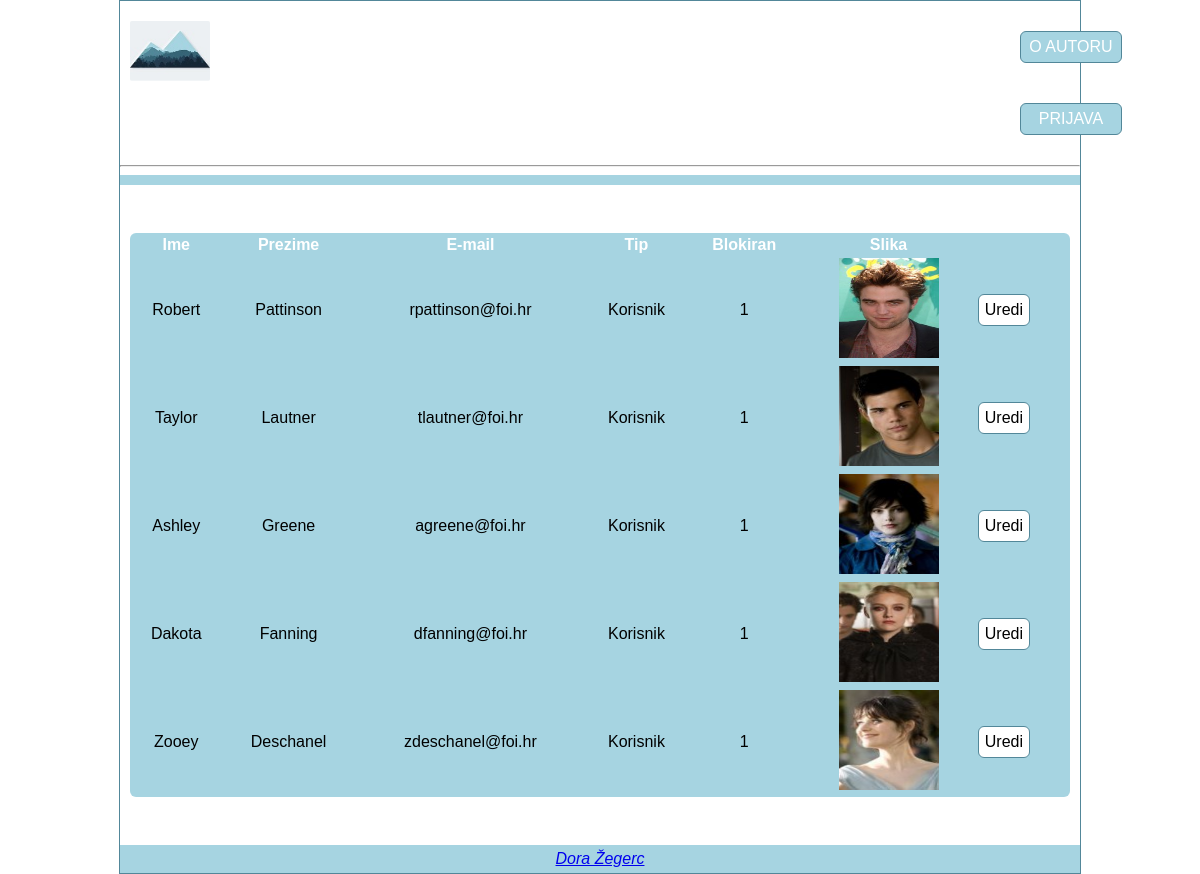
/blokirani_korisnici.php, run on the app's committed database.
### tables this page shows
CREATE TABLE IF NOT EXISTS `korisnik` (
  `korisnik_id` INT NOT NULL AUTO_INCREMENT,
  `tip_korisnika_id` INT NOT NULL,
  `korisnicko_ime` VARCHAR(50) NOT NULL,
  `lozinka` VARCHAR(50) NOT NULL,
  `ime` VARCHAR(50) NOT NULL,
  `prezime` VARCHAR(50) NOT NULL,
  `email` VARCHAR(100) NOT NULL,
  `blokiran` INT(1) NOT NULL,
  `slika` TEXT NULL,
  PRIMARY KEY (`korisnik_id`),
  INDEX `fk_korisnik_tip_korisnika_idx` (`tip_korisnika_id` ASC),
  CONSTRAINT `fk_korisnik_tip_korisnika`
    FOREIGN KEY (`tip_korisnika_id`)
    REFERENCES `tip_korisnika` (`tip_korisnika_id`)
    ON DELETE CASCADE
    ON UPDATE CASCADE);

### bp.php (called while the page is built, shortened)
<?php
	function izvrsiUpit($veza,$upit){
		$rezultat = mysqli_query($veza,$upit);
			return $rezultat;
	}
?>

### blokirani_korisnici.php (the view, shortened to what this page needs)
<?php
	include_once("zaglavlje.php");
	$veza = spajanjeNaBazu();
		$upit ="SELECT * FROM korisnik WHERE blokiran=1";
		$upit = $upit." ORDER BY prezime DESC ";
		$rezultat = izvrsiUpit($veza, $upit);
?>
<form method="GET" action="blokirani_korisnici.php">
<table class="galerija_slika">
    <thead>
        <tr>
            <th>Ime</th>
            <th>Prezime</th>
            <th>E-mail</th>
            <th>Tip</th>
            <th>Blokiran</th>
            <th>Slika</th>
            <th></th>
        </tr>
    </thead>
	<tbody>
        <?php while(list($korisnikId, $tipId, $korisnickoIme, $lozinka, $ime, $prezime, $email, $blokiran, $slika)=mysqli_fetch_array($rezultat)){
            echo "<tr>
                <td>$ime</td>
                <td>$prezime</td>
                <td>$email</td>
                <td>";
                    switch($tipId){
                        case "2":
                            echo "Korisnik";
                            break;
                    }
                echo "</td>
                <td>$blokiran</td>
                <td><img src='{$slika}' width='100' height='100'></td>
                <td><div class=\"uredi\"><a href=\"dodaj_uredi_korisnika.php?korisnik=$korisnikId\">Uredi</a></div></td>
            </tr>";
        }?>
    </tbody>
</table>
</form>
<?php
	include("podnozje.php");
?>

### zaglavlje.php (shortened to what this page needs)
<?php
	include_once("bp.php");
?>
<!DOCTYPE html>
<html lang="hr">
    <head>
        <link rel="stylesheet" type="text/css" href="style.css">
    </head>
	<body>
		<header >
			<a href="index.php"><img src="./images/logo.jpg" class="logo"></a>
			<div class="wraper">
				<a class="button" href="o_autoru.html">O AUTORU</a>
				<?php
					if(isset($_SESSION["aktivni_korisnik_id"])){ ?>
					<a class="button" href="prijava.php?odjava=1">ODJAVA</a>
					<?php } else { ?>
					<a class="button"  href="prijava.php">PRIJAVA</a>
						<br>
					<?php } ?>
			</div>
		</header>
	</body>
	<hr>
	<?php
		include("izbornik.php");
	?>
</html>

### izbornik.php (shortened to what this page needs)
<nav class="izbornik">
</nav>

### podnozje.php
<footer>
	<address>
		<a href="mailto:dzegerc@foi.hr">Dora Žegerc</a>
	</address>
</footer>

### style.css (style rules this page uses)
body { font-family:Arial,Helvetica,sans-serif; background-color:white; border:1pt solid #528799; height:100%; width:80%; margin:auto; text-align:left; }
hr { background: #528799; }
footer { background-color:#a6d4e1; padding:5px; text-align:center; }
.logo { width: 80px; height: 60px; float: left; margin: 10px 10px; border-radius:2px; }
.button { display: inline-block; margin: 20px -440px 20px 450px; text-align:center; text-decoration: none; width: 100px; line-height: 30px; border: 1px solid #528799; border-radius: 6px; background: #a6d4e1; color: white; cursor: pointer; }
.wraper { margin: 10px 400px 10px 450px; }
.izbornik { background-color:#a6d4e1; padding:5px; text-align:center; }
.galerija_slika { width: 98%; height: 100%; margin: 5% auto; border: 0px solid #0066ff; background-color: #a6d4e1; border-radius: 6px; }
.galerija_slika th { text-align:center; border: 0px solid #0066ff; color: white; }
.galerija_slika td { text-align:center; color: black; }
.uredi { height: 30px; width: 50px; text-align:center; border: 1px solid #528799; border-radius: 6px; background: white; cursor: pointer; line-height: 30px; }
.uredi a { text-decoration: none; color: black; }

### data on the page
korisnik: ime "Robert", prezime "Pattinson", email "rpattinson@foi.hr", shows "Korisnik", blokiran "1", slika (picture)
korisnik: ime "Taylor", prezime "Lautner", email "tlautner@foi.hr", shows "Korisnik", blokiran "1", slika (picture)
korisnik: ime "Ashley", prezime "Greene", email "agreene@foi.hr", shows "Korisnik", blokiran "1", slika (picture)
korisnik: ime "Dakota", prezime "Fanning", email "dfanning@foi.hr", shows "Korisnik", blokiran "1", slika (picture)
korisnik: ime "Zooey", prezime "Deschanel", email "zdeschanel@foi.hr", shows "Korisnik", blokiran "1", slika (picture)
